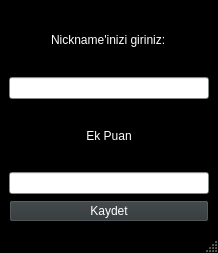
<?xml version="1.0" encoding="UTF-8"?>
<ui version="4.0">
 <class>ScoreTable</class>
 <widget class="QMainWindow" name="ScoreTable">
  <property name="geometry">
   <rect>
    <x>0</x>
    <y>0</y>
    <width>218</width>
    <height>253</height>
   </rect>
  </property>
  <property name="sizePolicy">
   <sizepolicy hsizetype="Preferred" vsizetype="Preferred">
    <horstretch>0</horstretch>
    <verstretch>0</verstretch>
   </sizepolicy>
  </property>
  <property name="palette">
   <palette>
    <active>
     <colorrole role="WindowText">
      <brush brushstyle="SolidPattern">
       <color alpha="255">
        <red>255</red>
        <green>255</green>
        <blue>255</blue>
       </color>
      </brush>
     </colorrole>
     <colorrole role="Button">
      <brush brushstyle="SolidPattern">
       <color alpha="255">
        <red>46</red>
        <green>52</green>
        <blue>54</blue>
       </color>
      </brush>
     </colorrole>
     <colorrole role="Light">
      <brush brushstyle="SolidPattern">
       <color alpha="255">
        <red>0</red>
        <green>0</green>
        <blue>0</blue>
       </color>
      </brush>
     </colorrole>
     <colorrole role="Midlight">
      <brush brushstyle="SolidPattern">
       <color alpha="255">
        <red>0</red>
        <green>0</green>
        <blue>0</blue>
       </color>
      </brush>
     </colorrole>
     <colorrole role="Dark">
      <brush brushstyle="SolidPattern">
       <color alpha="255">
        <red>0</red>
        <green>0</green>
        <blue>0</blue>
       </color>
      </brush>
     </colorrole>
     <colorrole role="Mid">
      <brush brushstyle="SolidPattern">
       <color alpha="255">
        <red>0</red>
        <green>0</green>
        <blue>0</blue>
       </color>
      </brush>
     </colorrole>
     <colorrole role="Text">
      <brush brushstyle="SolidPattern">
       <color alpha="255">
        <red>255</red>
        <green>255</green>
        <blue>255</blue>
       </color>
      </brush>
     </colorrole>
     <colorrole role="BrightText">
      <brush brushstyle="SolidPattern">
       <color alpha="255">
        <red>255</red>
        <green>255</green>
        <blue>255</blue>
       </color>
      </brush>
     </colorrole>
     <colorrole role="ButtonText">
      <brush brushstyle="SolidPattern">
       <color alpha="255">
        <red>255</red>
        <green>255</green>
        <blue>255</blue>
       </color>
      </brush>
     </colorrole>
     <colorrole role="Base">
      <brush brushstyle="SolidPattern">
       <color alpha="255">
        <red>238</red>
        <green>238</green>
        <blue>236</blue>
       </color>
      </brush>
     </colorrole>
     <colorrole role="Window">
      <brush brushstyle="SolidPattern">
       <color alpha="255">
        <red>0</red>
        <green>0</green>
        <blue>0</blue>
       </color>
      </brush>
     </colorrole>
     <colorrole role="Shadow">
      <brush brushstyle="SolidPattern">
       <color alpha="255">
        <red>0</red>
        <green>0</green>
        <blue>0</blue>
       </color>
      </brush>
     </colorrole>
     <colorrole role="AlternateBase">
      <brush brushstyle="SolidPattern">
       <color alpha="255">
        <red>0</red>
        <green>0</green>
        <blue>0</blue>
       </color>
      </brush>
     </colorrole>
     <colorrole role="ToolTipBase">
      <brush brushstyle="SolidPattern">
       <color alpha="255">
        <red>255</red>
        <green>255</green>
        <blue>220</blue>
       </color>
      </brush>
     </colorrole>
     <colorrole role="ToolTipText">
      <brush brushstyle="SolidPattern">
       <color alpha="255">
        <red>0</red>
        <green>0</green>
        <blue>0</blue>
       </color>
      </brush>
     </colorrole>
    </active>
    <inactive>
     <colorrole role="WindowText">
      <brush brushstyle="SolidPattern">
       <color alpha="255">
        <red>255</red>
        <green>255</green>
        <blue>255</blue>
       </color>
      </brush>
     </colorrole>
     <colorrole role="Button">
      <brush brushstyle="SolidPattern">
       <color alpha="255">
        <red>46</red>
        <green>52</green>
        <blue>54</blue>
       </color>
      </brush>
     </colorrole>
     <colorrole role="Light">
      <brush brushstyle="SolidPattern">
       <color alpha="255">
        <red>0</red>
        <green>0</green>
        <blue>0</blue>
       </color>
      </brush>
     </colorrole>
     <colorrole role="Midlight">
      <brush brushstyle="SolidPattern">
       <color alpha="255">
        <red>0</red>
        <green>0</green>
        <blue>0</blue>
       </color>
      </brush>
     </colorrole>
     <colorrole role="Dark">
      <brush brushstyle="SolidPattern">
       <color alpha="255">
        <red>0</red>
        <green>0</green>
        <blue>0</blue>
       </color>
      </brush>
     </colorrole>
     <colorrole role="Mid">
      <brush brushstyle="SolidPattern">
       <color alpha="255">
        <red>0</red>
        <green>0</green>
        <blue>0</blue>
       </color>
      </brush>
     </colorrole>
     <colorrole role="Text">
      <brush brushstyle="SolidPattern">
       <color alpha="255">
        <red>255</red>
        <green>255</green>
        <blue>255</blue>
       </color>
      </brush>
     </colorrole>
     <colorrole role="BrightText">
      <brush brushstyle="SolidPattern">
       <color alpha="255">
        <red>255</red>
        <green>255</green>
        <blue>255</blue>
       </color>
      </brush>
     </colorrole>
     <colorrole role="ButtonText">
      <brush brushstyle="SolidPattern">
       <color alpha="255">
        <red>255</red>
        <green>255</green>
        <blue>255</blue>
       </color>
      </brush>
     </colorrole>
     <colorrole role="Base">
      <brush brushstyle="SolidPattern">
       <color alpha="255">
        <red>238</red>
        <green>238</green>
        <blue>236</blue>
       </color>
      </brush>
     </colorrole>
     <colorrole role="Window">
      <brush brushstyle="SolidPattern">
       <color alpha="255">
        <red>0</red>
        <green>0</green>
        <blue>0</blue>
       </color>
      </brush>
     </colorrole>
     <colorrole role="Shadow">
      <brush brushstyle="SolidPattern">
       <color alpha="255">
        <red>0</red>
        <green>0</green>
        <blue>0</blue>
       </color>
      </brush>
     </colorrole>
     <colorrole role="AlternateBase">
      <brush brushstyle="SolidPattern">
       <color alpha="255">
        <red>0</red>
        <green>0</green>
        <blue>0</blue>
       </color>
      </brush>
     </colorrole>
     <colorrole role="ToolTipBase">
      <brush brushstyle="SolidPattern">
       <color alpha="255">
        <red>255</red>
        <green>255</green>
        <blue>220</blue>
       </color>
      </brush>
     </colorrole>
     <colorrole role="ToolTipText">
      <brush brushstyle="SolidPattern">
       <color alpha="255">
        <red>0</red>
        <green>0</green>
        <blue>0</blue>
       </color>
      </brush>
     </colorrole>
    </inactive>
    <disabled>
     <colorrole role="WindowText">
      <brush brushstyle="SolidPattern">
       <color alpha="255">
        <red>0</red>
        <green>0</green>
        <blue>0</blue>
       </color>
      </brush>
     </colorrole>
     <colorrole role="Button">
      <brush brushstyle="SolidPattern">
       <color alpha="255">
        <red>46</red>
        <green>52</green>
        <blue>54</blue>
       </color>
      </brush>
     </colorrole>
     <colorrole role="Light">
      <brush brushstyle="SolidPattern">
       <color alpha="255">
        <red>0</red>
        <green>0</green>
        <blue>0</blue>
       </color>
      </brush>
     </colorrole>
     <colorrole role="Midlight">
      <brush brushstyle="SolidPattern">
       <color alpha="255">
        <red>0</red>
        <green>0</green>
        <blue>0</blue>
       </color>
      </brush>
     </colorrole>
     <colorrole role="Dark">
      <brush brushstyle="SolidPattern">
       <color alpha="255">
        <red>0</red>
        <green>0</green>
        <blue>0</blue>
       </color>
      </brush>
     </colorrole>
     <colorrole role="Mid">
      <brush brushstyle="SolidPattern">
       <color alpha="255">
        <red>0</red>
        <green>0</green>
        <blue>0</blue>
       </color>
      </brush>
     </colorrole>
     <colorrole role="Text">
      <brush brushstyle="SolidPattern">
       <color alpha="255">
        <red>0</red>
        <green>0</green>
        <blue>0</blue>
       </color>
      </brush>
     </colorrole>
     <colorrole role="BrightText">
      <brush brushstyle="SolidPattern">
       <color alpha="255">
        <red>255</red>
        <green>255</green>
        <blue>255</blue>
       </color>
      </brush>
     </colorrole>
     <colorrole role="ButtonText">
      <brush brushstyle="SolidPattern">
       <color alpha="255">
        <red>0</red>
        <green>0</green>
        <blue>0</blue>
       </color>
      </brush>
     </colorrole>
     <colorrole role="Base">
      <brush brushstyle="SolidPattern">
       <color alpha="255">
        <red>0</red>
        <green>0</green>
        <blue>0</blue>
       </color>
      </brush>
     </colorrole>
     <colorrole role="Window">
      <brush brushstyle="SolidPattern">
       <color alpha="255">
        <red>0</red>
        <green>0</green>
        <blue>0</blue>
       </color>
      </brush>
     </colorrole>
     <colorrole role="Shadow">
      <brush brushstyle="SolidPattern">
       <color alpha="255">
        <red>0</red>
        <green>0</green>
        <blue>0</blue>
       </color>
      </brush>
     </colorrole>
     <colorrole role="AlternateBase">
      <brush brushstyle="SolidPattern">
       <color alpha="255">
        <red>0</red>
        <green>0</green>
        <blue>0</blue>
       </color>
      </brush>
     </colorrole>
     <colorrole role="ToolTipBase">
      <brush brushstyle="SolidPattern">
       <color alpha="255">
        <red>255</red>
        <green>255</green>
        <blue>220</blue>
       </color>
      </brush>
     </colorrole>
     <colorrole role="ToolTipText">
      <brush brushstyle="SolidPattern">
       <color alpha="255">
        <red>0</red>
        <green>0</green>
        <blue>0</blue>
       </color>
      </brush>
     </colorrole>
    </disabled>
   </palette>
  </property>
  <property name="windowTitle">
   <string>Score Kaydetme</string>
  </property>
  <property name="windowIcon">
   <iconset>
    <normaloff>../../Downloads/saytek.jpg</normaloff>../../Downloads/saytek.jpg</iconset>
  </property>
  <property name="locale">
   <locale language="Turkish" country="Turkey"/>
  </property>
  <widget class="QWidget" name="centralwidget">
   <layout class="QVBoxLayout" name="verticalLayout">
    <item alignment="Qt::AlignHCenter">
     <widget class="QLabel" name="label">
      <property name="text">
       <string>Nickname'inizi giriniz:</string>
      </property>
     </widget>
    </item>
    <item>
     <widget class="QLineEdit" name="input">
      <property name="palette">
       <palette>
        <active>
         <colorrole role="WindowText">
          <brush brushstyle="SolidPattern">
           <color alpha="255">
            <red>0</red>
            <green>0</green>
            <blue>0</blue>
           </color>
          </brush>
         </colorrole>
         <colorrole role="Button">
          <brush brushstyle="SolidPattern">
           <color alpha="255">
            <red>186</red>
            <green>189</green>
            <blue>182</blue>
           </color>
          </brush>
         </colorrole>
         <colorrole role="Light">
          <brush brushstyle="SolidPattern">
           <color alpha="255">
            <red>255</red>
            <green>255</green>
            <blue>255</blue>
           </color>
          </brush>
         </colorrole>
         <colorrole role="Midlight">
          <brush brushstyle="SolidPattern">
           <color alpha="255">
            <red>220</red>
            <green>222</green>
            <blue>218</blue>
           </color>
          </brush>
         </colorrole>
         <colorrole role="Dark">
          <brush brushstyle="SolidPattern">
           <color alpha="255">
            <red>93</red>
            <green>94</green>
            <blue>91</blue>
           </color>
          </brush>
         </colorrole>
         <colorrole role="Mid">
          <brush brushstyle="SolidPattern">
           <color alpha="255">
            <red>124</red>
            <green>126</green>
            <blue>121</blue>
           </color>
          </brush>
         </colorrole>
         <colorrole role="Text">
          <brush brushstyle="SolidPattern">
           <color alpha="255">
            <red>0</red>
            <green>0</green>
            <blue>0</blue>
           </color>
          </brush>
         </colorrole>
         <colorrole role="BrightText">
          <brush brushstyle="SolidPattern">
           <color alpha="255">
            <red>255</red>
            <green>255</green>
            <blue>255</blue>
           </color>
          </brush>
         </colorrole>
         <colorrole role="ButtonText">
          <brush brushstyle="SolidPattern">
           <color alpha="255">
            <red>0</red>
            <green>0</green>
            <blue>0</blue>
           </color>
          </brush>
         </colorrole>
         <colorrole role="Base">
          <brush brushstyle="SolidPattern">
           <color alpha="255">
            <red>255</red>
            <green>255</green>
            <blue>255</blue>
           </color>
          </brush>
         </colorrole>
         <colorrole role="Window">
          <brush brushstyle="SolidPattern">
           <color alpha="255">
            <red>186</red>
            <green>189</green>
            <blue>182</blue>
           </color>
          </brush>
         </colorrole>
         <colorrole role="Shadow">
          <brush brushstyle="SolidPattern">
           <color alpha="255">
            <red>0</red>
            <green>0</green>
            <blue>0</blue>
           </color>
          </brush>
         </colorrole>
         <colorrole role="AlternateBase">
          <brush brushstyle="SolidPattern">
           <color alpha="255">
            <red>220</red>
            <green>222</green>
            <blue>218</blue>
           </color>
          </brush>
         </colorrole>
         <colorrole role="ToolTipBase">
          <brush brushstyle="SolidPattern">
           <color alpha="255">
            <red>255</red>
            <green>255</green>
            <blue>220</blue>
           </color>
          </brush>
         </colorrole>
         <colorrole role="ToolTipText">
          <brush brushstyle="SolidPattern">
           <color alpha="255">
            <red>0</red>
            <green>0</green>
            <blue>0</blue>
           </color>
          </brush>
         </colorrole>
        </active>
        <inactive>
         <colorrole role="WindowText">
          <brush brushstyle="SolidPattern">
           <color alpha="255">
            <red>0</red>
            <green>0</green>
            <blue>0</blue>
           </color>
          </brush>
         </colorrole>
         <colorrole role="Button">
          <brush brushstyle="SolidPattern">
           <color alpha="255">
            <red>186</red>
            <green>189</green>
            <blue>182</blue>
           </color>
          </brush>
         </colorrole>
         <colorrole role="Light">
          <brush brushstyle="SolidPattern">
           <color alpha="255">
            <red>255</red>
            <green>255</green>
            <blue>255</blue>
           </color>
          </brush>
         </colorrole>
         <colorrole role="Midlight">
          <brush brushstyle="SolidPattern">
           <color alpha="255">
            <red>220</red>
            <green>222</green>
            <blue>218</blue>
           </color>
          </brush>
         </colorrole>
         <colorrole role="Dark">
          <brush brushstyle="SolidPattern">
           <color alpha="255">
            <red>93</red>
            <green>94</green>
            <blue>91</blue>
           </color>
          </brush>
         </colorrole>
         <colorrole role="Mid">
          <brush brushstyle="SolidPattern">
           <color alpha="255">
            <red>124</red>
            <green>126</green>
            <blue>121</blue>
           </color>
          </brush>
         </colorrole>
         <colorrole role="Text">
          <brush brushstyle="SolidPattern">
           <color alpha="255">
            <red>0</red>
            <green>0</green>
            <blue>0</blue>
           </color>
          </brush>
         </colorrole>
         <colorrole role="BrightText">
          <brush brushstyle="SolidPattern">
           <color alpha="255">
            <red>255</red>
            <green>255</green>
            <blue>255</blue>
           </color>
          </brush>
         </colorrole>
         <colorrole role="ButtonText">
          <brush brushstyle="SolidPattern">
           <color alpha="255">
            <red>0</red>
            <green>0</green>
            <blue>0</blue>
           </color>
          </brush>
         </colorrole>
         <colorrole role="Base">
          <brush brushstyle="SolidPattern">
           <color alpha="255">
            <red>255</red>
            <green>255</green>
            <blue>255</blue>
           </color>
          </brush>
         </colorrole>
         <colorrole role="Window">
          <brush brushstyle="SolidPattern">
           <color alpha="255">
            <red>186</red>
            <green>189</green>
            <blue>182</blue>
           </color>
          </brush>
         </colorrole>
         <colorrole role="Shadow">
          <brush brushstyle="SolidPattern">
           <color alpha="255">
            <red>0</red>
            <green>0</green>
            <blue>0</blue>
           </color>
          </brush>
         </colorrole>
         <colorrole role="AlternateBase">
          <brush brushstyle="SolidPattern">
           <color alpha="255">
            <red>220</red>
            <green>222</green>
            <blue>218</blue>
           </color>
          </brush>
         </colorrole>
         <colorrole role="ToolTipBase">
          <brush brushstyle="SolidPattern">
           <color alpha="255">
            <red>255</red>
            <green>255</green>
            <blue>220</blue>
           </color>
          </brush>
         </colorrole>
         <colorrole role="ToolTipText">
          <brush brushstyle="SolidPattern">
           <color alpha="255">
            <red>0</red>
            <green>0</green>
            <blue>0</blue>
           </color>
          </brush>
         </colorrole>
        </inactive>
        <disabled>
         <colorrole role="WindowText">
          <brush brushstyle="SolidPattern">
           <color alpha="255">
            <red>93</red>
            <green>94</green>
            <blue>91</blue>
           </color>
          </brush>
         </colorrole>
         <colorrole role="Button">
          <brush brushstyle="SolidPattern">
           <color alpha="255">
            <red>186</red>
            <green>189</green>
            <blue>182</blue>
           </color>
          </brush>
         </colorrole>
         <colorrole role="Light">
          <brush brushstyle="SolidPattern">
           <color alpha="255">
            <red>255</red>
            <green>255</green>
            <blue>255</blue>
           </color>
          </brush>
         </colorrole>
         <colorrole role="Midlight">
          <brush brushstyle="SolidPattern">
           <color alpha="255">
            <red>220</red>
            <green>222</green>
            <blue>218</blue>
           </color>
          </brush>
         </colorrole>
         <colorrole role="Dark">
          <brush brushstyle="SolidPattern">
           <color alpha="255">
            <red>93</red>
            <green>94</green>
            <blue>91</blue>
           </color>
          </brush>
         </colorrole>
         <colorrole role="Mid">
          <brush brushstyle="SolidPattern">
           <color alpha="255">
            <red>124</red>
            <green>126</green>
            <blue>121</blue>
           </color>
          </brush>
         </colorrole>
         <colorrole role="Text">
          <brush brushstyle="SolidPattern">
           <color alpha="255">
            <red>93</red>
            <green>94</green>
            <blue>91</blue>
           </color>
          </brush>
         </colorrole>
         <colorrole role="BrightText">
          <brush brushstyle="SolidPattern">
           <color alpha="255">
            <red>255</red>
            <green>255</green>
            <blue>255</blue>
           </color>
          </brush>
         </colorrole>
         <colorrole role="ButtonText">
          <brush brushstyle="SolidPattern">
           <color alpha="255">
            <red>93</red>
            <green>94</green>
            <blue>91</blue>
           </color>
          </brush>
         </colorrole>
         <colorrole role="Base">
          <brush brushstyle="SolidPattern">
           <color alpha="255">
            <red>186</red>
            <green>189</green>
            <blue>182</blue>
           </color>
          </brush>
         </colorrole>
         <colorrole role="Window">
          <brush brushstyle="SolidPattern">
           <color alpha="255">
            <red>186</red>
            <green>189</green>
            <blue>182</blue>
           </color>
          </brush>
         </colorrole>
         <colorrole role="Shadow">
          <brush brushstyle="SolidPattern">
           <color alpha="255">
            <red>0</red>
            <green>0</green>
            <blue>0</blue>
           </color>
          </brush>
         </colorrole>
         <colorrole role="AlternateBase">
          <brush brushstyle="SolidPattern">
           <color alpha="255">
            <red>186</red>
            <green>189</green>
            <blue>182</blue>
           </color>
          </brush>
         </colorrole>
         <colorrole role="ToolTipBase">
          <brush brushstyle="SolidPattern">
           <color alpha="255">
            <red>255</red>
            <green>255</green>
            <blue>220</blue>
           </color>
          </brush>
         </colorrole>
         <colorrole role="ToolTipText">
          <brush brushstyle="SolidPattern">
           <color alpha="255">
            <red>0</red>
            <green>0</green>
            <blue>0</blue>
           </color>
          </brush>
         </colorrole>
        </disabled>
       </palette>
      </property>
     </widget>
    </item>
    <item>
     <widget class="QLabel" name="label_2">
      <property name="text">
       <string>Ek Puan</string>
      </property>
      <property name="alignment">
       <set>Qt::AlignCenter</set>
      </property>
     </widget>
    </item>
    <item>
     <widget class="QLineEdit" name="ekPuan">
      <property name="palette">
       <palette>
        <active>
         <colorrole role="WindowText">
          <brush brushstyle="SolidPattern">
           <color alpha="255">
            <red>0</red>
            <green>0</green>
            <blue>0</blue>
           </color>
          </brush>
         </colorrole>
         <colorrole role="Button">
          <brush brushstyle="SolidPattern">
           <color alpha="255">
            <red>186</red>
            <green>189</green>
            <blue>182</blue>
           </color>
          </brush>
         </colorrole>
         <colorrole role="Light">
          <brush brushstyle="SolidPattern">
           <color alpha="255">
            <red>255</red>
            <green>255</green>
            <blue>255</blue>
           </color>
          </brush>
         </colorrole>
         <colorrole role="Midlight">
          <brush brushstyle="SolidPattern">
           <color alpha="255">
            <red>220</red>
            <green>222</green>
            <blue>218</blue>
           </color>
          </brush>
         </colorrole>
         <colorrole role="Dark">
          <brush brushstyle="SolidPattern">
           <color alpha="255">
            <red>93</red>
            <green>94</green>
            <blue>91</blue>
           </color>
          </brush>
         </colorrole>
         <colorrole role="Mid">
          <brush brushstyle="SolidPattern">
           <color alpha="255">
            <red>124</red>
            <green>126</green>
            <blue>121</blue>
           </color>
          </brush>
         </colorrole>
         <colorrole role="Text">
          <brush brushstyle="SolidPattern">
           <color alpha="255">
            <red>0</red>
            <green>0</green>
            <blue>0</blue>
           </color>
          </brush>
         </colorrole>
         <colorrole role="BrightText">
          <brush brushstyle="SolidPattern">
           <color alpha="255">
            <red>255</red>
            <green>255</green>
            <blue>255</blue>
           </color>
          </brush>
         </colorrole>
         <colorrole role="ButtonText">
          <brush brushstyle="SolidPattern">
           <color alpha="255">
            <red>0</red>
            <green>0</green>
            <blue>0</blue>
           </color>
          </brush>
         </colorrole>
         <colorrole role="Base">
          <brush brushstyle="SolidPattern">
           <color alpha="255">
            <red>255</red>
            <green>255</green>
            <blue>255</blue>
           </color>
          </brush>
         </colorrole>
         <colorrole role="Window">
          <brush brushstyle="SolidPattern">
           <color alpha="255">
            <red>186</red>
            <green>189</green>
            <blue>182</blue>
           </color>
          </brush>
         </colorrole>
         <colorrole role="Shadow">
          <brush brushstyle="SolidPattern">
           <color alpha="255">
            <red>0</red>
            <green>0</green>
            <blue>0</blue>
           </color>
          </brush>
         </colorrole>
         <colorrole role="AlternateBase">
          <brush brushstyle="SolidPattern">
           <color alpha="255">
            <red>220</red>
            <green>222</green>
            <blue>218</blue>
           </color>
          </brush>
         </colorrole>
         <colorrole role="ToolTipBase">
          <brush brushstyle="SolidPattern">
           <color alpha="255">
            <red>255</red>
            <green>255</green>
            <blue>220</blue>
           </color>
          </brush>
         </colorrole>
         <colorrole role="ToolTipText">
          <brush brushstyle="SolidPattern">
           <color alpha="255">
            <red>0</red>
            <green>0</green>
            <blue>0</blue>
           </color>
          </brush>
         </colorrole>
        </active>
        <inactive>
         <colorrole role="WindowText">
          <brush brushstyle="SolidPattern">
           <color alpha="255">
            <red>0</red>
            <green>0</green>
            <blue>0</blue>
           </color>
          </brush>
         </colorrole>
         <colorrole role="Button">
          <brush brushstyle="SolidPattern">
           <color alpha="255">
            <red>186</red>
            <green>189</green>
            <blue>182</blue>
           </color>
          </brush>
         </colorrole>
         <colorrole role="Light">
          <brush brushstyle="SolidPattern">
           <color alpha="255">
            <red>255</red>
            <green>255</green>
            <blue>255</blue>
           </color>
          </brush>
         </colorrole>
         <colorrole role="Midlight">
          <brush brushstyle="SolidPattern">
           <color alpha="255">
            <red>220</red>
            <green>222</green>
            <blue>218</blue>
           </color>
          </brush>
         </colorrole>
         <colorrole role="Dark">
          <brush brushstyle="SolidPattern">
           <color alpha="255">
            <red>93</red>
            <green>94</green>
            <blue>91</blue>
           </color>
          </brush>
         </colorrole>
         <colorrole role="Mid">
          <brush brushstyle="SolidPattern">
           <color alpha="255">
            <red>124</red>
            <green>126</green>
            <blue>121</blue>
           </color>
          </brush>
         </colorrole>
         <colorrole role="Text">
          <brush brushstyle="SolidPattern">
           <color alpha="255">
            <red>0</red>
            <green>0</green>
            <blue>0</blue>
           </color>
          </brush>
         </colorrole>
         <colorrole role="BrightText">
          <brush brushstyle="SolidPattern">
           <color alpha="255">
            <red>255</red>
            <green>255</green>
            <blue>255</blue>
           </color>
          </brush>
         </colorrole>
         <colorrole role="ButtonText">
          <brush brushstyle="SolidPattern">
           <color alpha="255">
            <red>0</red>
            <green>0</green>
            <blue>0</blue>
           </color>
          </brush>
         </colorrole>
         <colorrole role="Base">
          <brush brushstyle="SolidPattern">
           <color alpha="255">
            <red>255</red>
            <green>255</green>
            <blue>255</blue>
           </color>
          </brush>
         </colorrole>
         <colorrole role="Window">
          <brush brushstyle="SolidPattern">
           <color alpha="255">
            <red>186</red>
            <green>189</green>
            <blue>182</blue>
           </color>
          </brush>
         </colorrole>
         <colorrole role="Shadow">
          <brush brushstyle="SolidPattern">
           <color alpha="255">
            <red>0</red>
            <green>0</green>
            <blue>0</blue>
           </color>
          </brush>
         </colorrole>
         <colorrole role="AlternateBase">
          <brush brushstyle="SolidPattern">
           <color alpha="255">
            <red>220</red>
            <green>222</green>
            <blue>218</blue>
           </color>
          </brush>
         </colorrole>
         <colorrole role="ToolTipBase">
          <brush brushstyle="SolidPattern">
           <color alpha="255">
            <red>255</red>
            <green>255</green>
            <blue>220</blue>
           </color>
          </brush>
         </colorrole>
         <colorrole role="ToolTipText">
          <brush brushstyle="SolidPattern">
           <color alpha="255">
            <red>0</red>
            <green>0</green>
            <blue>0</blue>
           </color>
          </brush>
         </colorrole>
        </inactive>
        <disabled>
         <colorrole role="WindowText">
          <brush brushstyle="SolidPattern">
           <color alpha="255">
            <red>93</red>
            <green>94</green>
            <blue>91</blue>
           </color>
          </brush>
         </colorrole>
         <colorrole role="Button">
          <brush brushstyle="SolidPattern">
           <color alpha="255">
            <red>186</red>
            <green>189</green>
            <blue>182</blue>
           </color>
          </brush>
         </colorrole>
         <colorrole role="Light">
          <brush brushstyle="SolidPattern">
           <color alpha="255">
            <red>255</red>
            <green>255</green>
            <blue>255</blue>
           </color>
          </brush>
         </colorrole>
         <colorrole role="Midlight">
          <brush brushstyle="SolidPattern">
           <color alpha="255">
            <red>220</red>
            <green>222</green>
            <blue>218</blue>
           </color>
          </brush>
         </colorrole>
         <colorrole role="Dark">
          <brush brushstyle="SolidPattern">
           <color alpha="255">
            <red>93</red>
            <green>94</green>
            <blue>91</blue>
           </color>
          </brush>
         </colorrole>
         <colorrole role="Mid">
          <brush brushstyle="SolidPattern">
           <color alpha="255">
            <red>124</red>
            <green>126</green>
            <blue>121</blue>
           </color>
          </brush>
         </colorrole>
         <colorrole role="Text">
          <brush brushstyle="SolidPattern">
           <color alpha="255">
            <red>93</red>
            <green>94</green>
            <blue>91</blue>
           </color>
          </brush>
         </colorrole>
         <colorrole role="BrightText">
          <brush brushstyle="SolidPattern">
           <color alpha="255">
            <red>255</red>
            <green>255</green>
            <blue>255</blue>
           </color>
          </brush>
         </colorrole>
         <colorrole role="ButtonText">
          <brush brushstyle="SolidPattern">
           <color alpha="255">
            <red>93</red>
            <green>94</green>
            <blue>91</blue>
           </color>
          </brush>
         </colorrole>
         <colorrole role="Base">
          <brush brushstyle="SolidPattern">
           <color alpha="255">
            <red>186</red>
            <green>189</green>
            <blue>182</blue>
           </color>
          </brush>
         </colorrole>
         <colorrole role="Window">
          <brush brushstyle="SolidPattern">
           <color alpha="255">
            <red>186</red>
            <green>189</green>
            <blue>182</blue>
           </color>
          </brush>
         </colorrole>
         <colorrole role="Shadow">
          <brush brushstyle="SolidPattern">
           <color alpha="255">
            <red>0</red>
            <green>0</green>
            <blue>0</blue>
           </color>
          </brush>
         </colorrole>
         <colorrole role="AlternateBase">
          <brush brushstyle="SolidPattern">
           <color alpha="255">
            <red>186</red>
            <green>189</green>
            <blue>182</blue>
           </color>
          </brush>
         </colorrole>
         <colorrole role="ToolTipBase">
          <brush brushstyle="SolidPattern">
           <color alpha="255">
            <red>255</red>
            <green>255</green>
            <blue>220</blue>
           </color>
          </brush>
         </colorrole>
         <colorrole role="ToolTipText">
          <brush brushstyle="SolidPattern">
           <color alpha="255">
            <red>0</red>
            <green>0</green>
            <blue>0</blue>
           </color>
          </brush>
         </colorrole>
        </disabled>
       </palette>
      </property>
     </widget>
    </item>
    <item>
     <widget class="QPushButton" name="kaydet">
      <property name="text">
       <string>Kaydet</string>
      </property>
     </widget>
    </item>
   </layout>
  </widget>
  <widget class="QMenuBar" name="menubar">
   <property name="geometry">
    <rect>
     <x>0</x>
     <y>0</y>
     <width>218</width>
     <height>25</height>
    </rect>
   </property>
  </widget>
  <widget class="QStatusBar" name="statusbar"/>
 </widget>
 <resources/>
 <connections/>
</ui>
